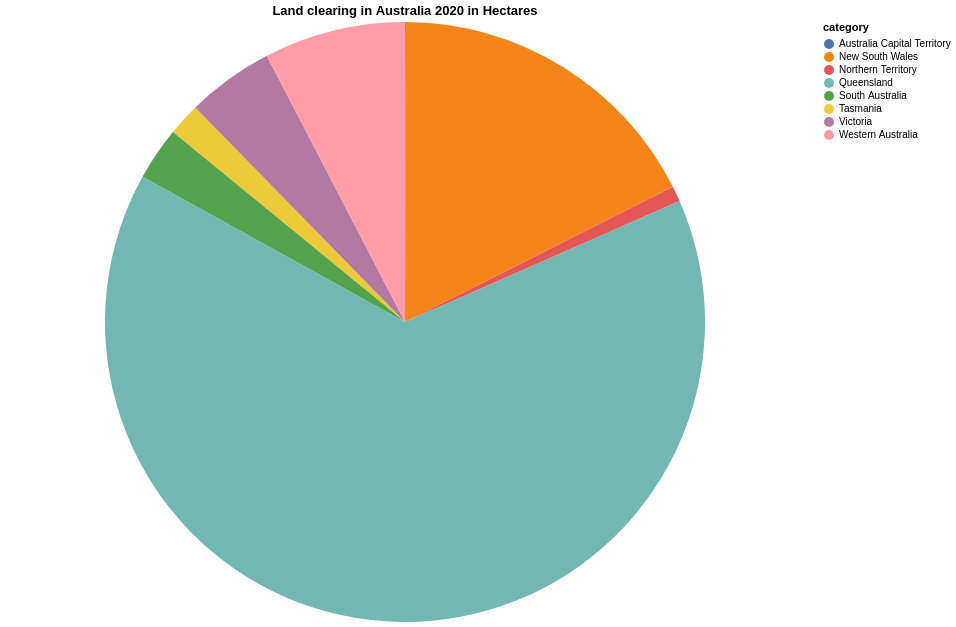

Write the Vega-Lite specification saved for this chart.
### Vega-Lite specification from a JSON file in a GitHub repository (floating-point values rounded to 4 significant figures)
{"$schema": "https://vega.github.io/schema/vega-lite/v5.json", "width": 800, "height": 600, "description": "Land clearing in Australia 2020 in Hectares", "title": "Land clearing in Australia 2020 in Hectares", "data": {"values": [{"category": "Australia Capital Territory ", "value": 1500}, {"category": "Northern Territory", "value": 31800}, {"category": "Tasmania", "value": 66500}, {"category": "South Australia", "value": 108700}, {"category": "Victoria", "value": 177900}, {"category": "Western Australia", "value": 288400}, {"category": "New South Wales", "value": 663000}, {"category": "Queensland", "value": 2446600}]}, "mark": {"type": "arc", "tooltip": true}, "encoding": {"color": {"field": "category", "type": "nominal"}, "theta": {"field": "value", "type": "quantitative", "stack": "normalize"}}}
